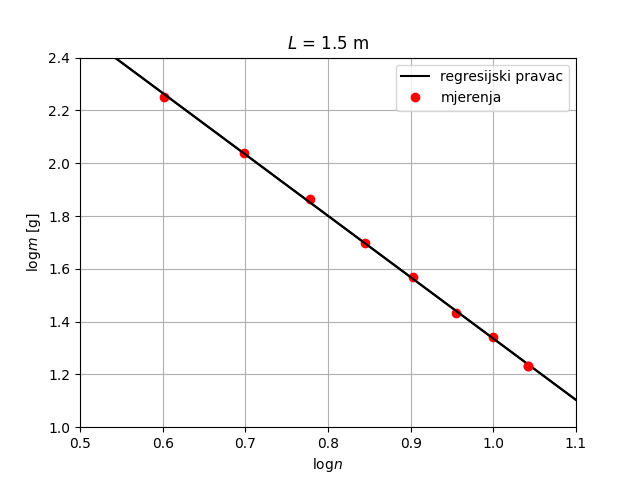

Source code (Python):
from turtle import color
import matplotlib.pyplot as plt
import numpy as np
import math

# Data for plotting
x = np.arange(0, 5, 0.1)
y = -2.324967388*x + 3.660729916

x1, y1 = (1.041392685, 1.230448921)
x2, y2 = (1, 1.342422681)
x3, y3 = (0.954242509, 1.431363764)
x4, y4 = (0.903089987, 1.568201724)
x5, y5 = (0.84509804, 1.698970004)
x6, y6 = (0.77815125, 1.86332286)
x7, y7 = (0.698970004, 2.037426498)
x8, y8 = (0.602059991, 2.250420002)


fig, ax = plt.subplots()
ax.plot(x, y, color='k')
plt.plot(x1, y1, 'ro')
plt.plot(x2, y2, 'ro')
plt.plot(x3, y3, 'ro')
plt.plot(x4, y4, 'ro')
plt.plot(x5, y5, 'ro')
plt.plot(x6, y6, 'ro')
plt.plot(x7, y7, 'ro')
plt.plot(x8, y8, 'ro')

ax.set(xlabel='log$n$', ylabel='log$m$ [g]')
ax.grid()

ax = plt.gca()
ax.set_xlim([0.5, 1.1])
ax.set_ylim([1, 2.4])

plt.plot(x, y, "-k", label="regresijski pravac")
plt.plot(x1, y1, "ro", label="mjerenja")
plt.legend(loc="upper right")
plt.title('$L$ = 1.5 m')

fig.savefig("vj1_log1.5.png")

plt.show()